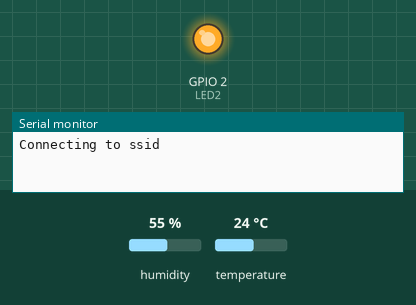
This sketch was run on a simulated ESP32. On the bench: output pins drawn as LEDs (lit = HIGH), the last lines printed to the serial monitor. The inputs (shaded band) are chosen by the test bench; at power-on: humidity 55 %, temperature 24 °C. WiFi joins after 1.5 s; servers stay silent unless stated; random numbers use the default seed unless the sketch sets one; no MQTT or app messages arrive unless stated.

Above: at 0.6 s.
At 3.2 s:
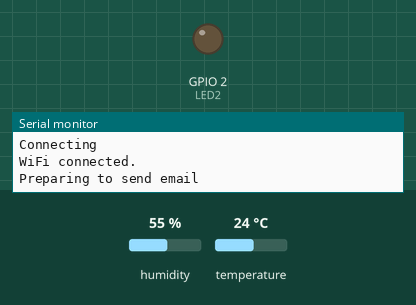
3.3 s: humidity set to 88 %
6.3 s: temperature set to 41 °C
Timing chart, 0 to 9.3 s (numbered marks = the images above; inputs shaded):
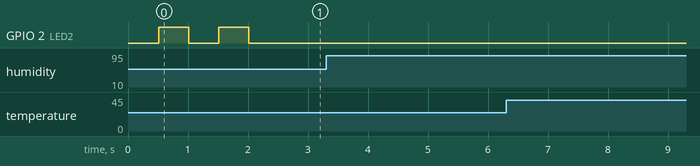

The sketch:

sketch_esp32-mqtt-email-dht11.ino
```cpp
#include <WiFi.h>
#include <PubSubClient.h>
#include "ESP32_MailClient.h"
#include "DHT.h"
/*
 * mosquitto_pub -t coldRoom/dht11/#  -u shruti -P shruti  -h 192.168.31.62  -p 1883 -l
 * $mosquitto_pub -t <topic> -u <username> -P <password>  -h <ip address>  -p 1883 -l
 *
 * 1
 * 0
 *
 * 1= led will turn ON
 * 0= led will turn off
*/

#define LED2 2
#define DHTPIN 4


#define DHTTYPE DHT11   // DHT 11
//#define DHTTYPE DHT22   // DHT 22  (AM2302)
//#define DHTTYPE DHT21   // DHT 21 (AM2301)
DHT dht(DHTPIN, DHTTYPE);

const char* ssid = "ssid";
const char* password = "password";
const char* mqtt_server = "192.168.31.62";

//------------email settings
#define emailSenderAccount    "senderemailid"
#define emailSenderPassword   "password"
#define emailRecipient        "receiveremailid"
#define smtpServer            "smtp.gmail.com"
#define smtpServerPort        465
#define emailSubject          "ESP32 mqtt email Test"

SMTPData smtpData;
void sendCallback(SendStatus info);
//-------------email settings end

WiFiClient espClient;
PubSubClient client(espClient);


float h,t,f;

void setup_wifi() {

      delay(10);
      Serial.println();
      Serial.print("Connecting to ");
      Serial.println(ssid);

      WiFi.mode(WIFI_STA);
      WiFi.begin(ssid, password);

      while (WiFi.status() != WL_CONNECTED) {
            delay(500);
            digitalWrite(LED2, HIGH);
            delay(500);
            digitalWrite(LED2, LOW);
      }

      randomSeed(micros());

      Serial.println("");
      Serial.println("WiFi connected");
      Serial.println("IP address: ");
      Serial.println(WiFi.localIP());
}

void reconnect() {
      while (!client.connected()) {
          Serial.print("PRN_23......Attempting MQTT connection...");

          String clientId = "ESPClient-";
          String username = "shruti";
          String password = "shruti";
          clientId += String(random(0xffff), HEX);

          if (client.connect(clientId.c_str(), username.c_str(),password.c_str())) {
                Serial.println("connected");
          } else {
                Serial.print("failed, rc=");
                Serial.print(client.state());
                Serial.println(" try again in 5 seconds");
                delay(5000);
          }

          digitalWrite(LED2, LOW); //led bliking stop once mqtt connected succefully
      }
}


void sendCallback(SendStatus msg) {
      Serial.println(msg.info());

      if (msg.success()) {
            Serial.println("----------------");
      }
}


void callback(char* topic, byte* payload, unsigned int length) {

      Serial.print("Message arrived [");
      Serial.print(topic);
      Serial.print("] ");

      for (int i = 0; i < length; i++) {
          Serial.print((char)payload[i]);
      }
      Serial.println();

}


void send_email_notify(){

      float set_temp = 36;
      float set_humidity = 80;

      if (h > set_humidity) {
         // digitalWrite(LED2, HIGH);//turning some de-humidifire
          Serial.print("dehumidifier turn ON");

          smtpData.setMessage("<div style=\"color:#2f4468;\"><h1>High HUmidity Alert ...!</h1><p>- Sent from ESP32_PRN23 board</p></div>", true);
          smtpData.setSendCallback(sendCallback);

          if (!MailClient.sendMail(smtpData)){
                 Serial.println("Error sending Email, " + MailClient.smtpErrorReason());
          }
      }

      if(t > set_temp){
          //digitalWrite(LED2, HIGH);// set some AC on
          Serial.print("AC turn ON");
          smtpData.setMessage("High Temperature Alert ! - Sent from ESP32_PRN23 board", false);
          smtpData.setSendCallback(sendCallback);

          if (!MailClient.sendMail(smtpData)){
                 Serial.println("Error sending Email, " + MailClient.smtpErrorReason());
          }
      }
}
void setup(){
      Serial.begin(115200);
      Serial.println();

      pinMode(LED2, OUTPUT);
      setup_wifi();

      client.setServer(mqtt_server, 1883);

      Serial.print("Connecting");

      WiFi.begin(ssid, password);
            while (WiFi.status() != WL_CONNECTED) {
            //Serial.print(".");
            delay(500);
            digitalWrite(LED2,HIGH);
            delay(500);
            digitalWrite(LED2,LOW);
      }

      Serial.println();
      Serial.println("WiFi connected.");
      Serial.println();
      Serial.println("Preparing to send email");
      Serial.println();

      dht.begin();
      smtpData.setLogin(smtpServer, smtpServerPort, emailSenderAccount, emailSenderPassword);
      smtpData.setSender("ESP32", emailSenderAccount);
      smtpData.setPriority("High");
      smtpData.setSubject(emailSubject);

      smtpData.setMessage("<div style=\"color:#2f4468;\"><h1>Hello World ...!</h1><p>- Sent from ESP32_PRN23 board</p></div>", true);

      smtpData.addRecipient(emailRecipient);
}

void read_dht11(){
      delay(2000);

      h = dht.readHumidity();
      t = dht.readTemperature();
      f = dht.readTemperature(true);

      if (isnan(h) || isnan(t) || isnan(f)) {
          Serial.println("Failed to read from DHT sensor!");
          return;
      }

      float hi = dht.computeHeatIndex(f, h);

      Serial.print("Humidity: ");
      Serial.print(h);
      Serial.print(" %\t");
      Serial.print("Temperature: ");
      Serial.print(t);
      Serial.print(" *C ");
      Serial.print(f);
      Serial.print(" *F\t");
      Serial.print("Heat index: ");
      Serial.print(hi);
      Serial.println(" *F");
}

void loop() {

      read_dht11();
      client.publish("coldRoom/dht11/temperature", (String(t)+"T").c_str());
      client.publish("coldRoom/dht11/humidity", (String(h)+"H").c_str());
      Serial.println("connected auth based mqtt publisher");
      Serial.println("temperature: "+ String(t)+"   " +"humidity: "+ String(h));

      if (!client.connected()) {
          reconnect();
      }
      client.loop();
      send_email_notify();
}
```
